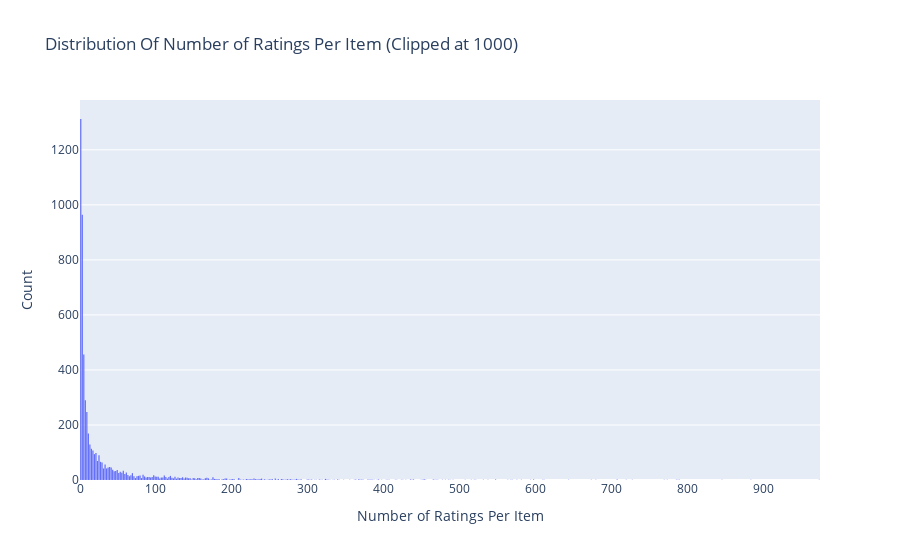

Notebook code cell kept with this figure:
### Code cell
configure_plotly_browser_state()

data = ratings_df.groupby('anime_id')['rating'].count().clip(upper=1000)

trace = go.Histogram(x = data.values,
                     name = 'Ratings',
                     xbins = dict(start = 0,
                                  end = 1000,
                                  size = 2))

layout = go.Layout(title = 'Distribution Of Number of Ratings Per Item (Clipped at 1000)',
                   xaxis = dict(title = 'Number of Ratings Per Item'),
                   yaxis = dict(title = 'Count'),
                   bargap = 0.2)

fig = go.Figure(data=[trace], layout=layout)
iplot(fig)

### Figure 1 — Plotly figure (JSON) as saved in the notebook; plotly's stock layout.template omitted (floating-point values rounded to 4 significant figures; data arrays with more than 128 entries replaced by an {"elided": "..."} marker saying what was removed)
{"data": [{"name": "Ratings", "type": "histogram", "x": {"elided": "5653 int values"}, "xbins": {"end": 1000, "size": 2, "start": 0}}], "layout": {"bargap": 0.2, "title": {"text": "Distribution Of Number of Ratings Per Item (Clipped at 1000)"}, "xaxis": {"title": {"text": "Number of Ratings Per Item"}}, "yaxis": {"title": {"text": "Count"}}}}
